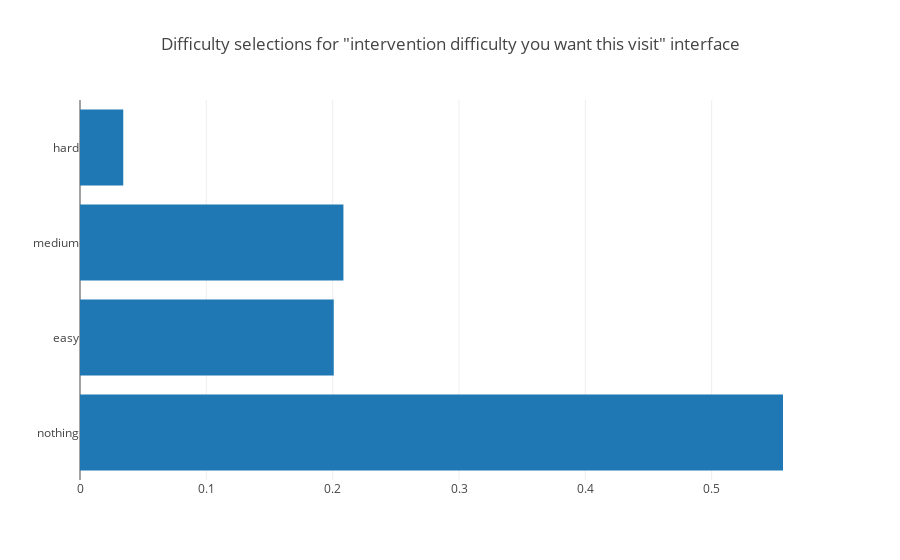

The cell this chart's notebook holds for it:
### Code cell
plotdict(get_choose_difficulty_counts_for_user_list_user_normalized(difficulty_interface_to_users['this_intervention']), 'Difficulty selections for "intervention difficulty you want this visit" interface')

### Figure 1 — Plotly figure (JSON) as saved in the notebook; plotly's stock layout.template omitted (floating-point values rounded to 4 significant figures)
{"data": [{"orientation": "h", "type": "bar", "uid": "eeca2503-aad7-48dc-b335-cc5d4378f01b", "x": [0.5564, 0.2008, 0.2085, 0.03423], "y": ["nothing", "easy", "medium", "hard"]}], "layout": {"title": {"text": "Difficulty selections for \"intervention difficulty you want this visit\" interface"}}}
